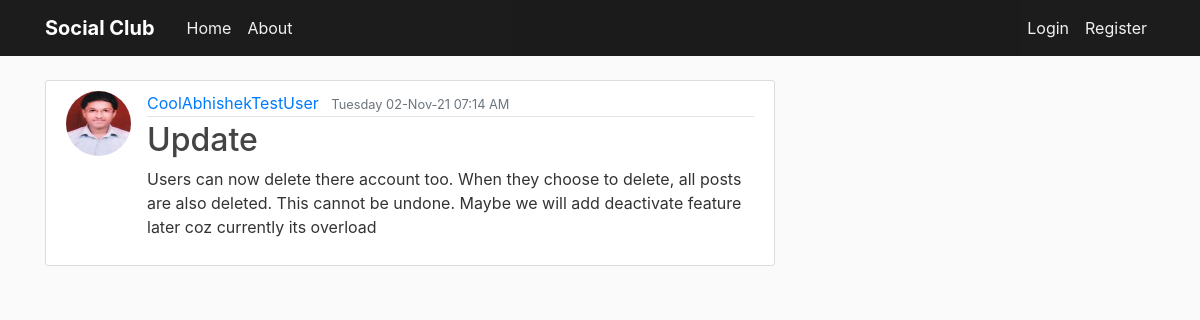
/post/6, run on the app's committed database.
### flaskblog/models.py (models this page shows, shortened)
class User(db.Model,UserMixin):
    id = db.Column(db.Integer, primary_key=True)
    username = db.Column(db.String(20), unique=True, nullable=False)
    email = db.Column(db.String(120), unique=True, nullable=False)
    image_file = db.Column(db.String(20), nullable=False,
                           default='default.jpg')
    password = db.Column(db.String(60), nullable=False)
    date_of_join = db.Column(db.DateTime,default=datetime.utcnow())
    posts = db.relationship('Post', backref='author', lazy=True)

class Post(db.Model):
    id = db.Column(db.Integer, primary_key=True)
    title = db.Column(db.String(100), nullable=False)
    date_posted = db.Column(db.DateTime, nullable=False,
                            default=datetime.utcnow)
    content = db.Column(db.Text, nullable=False)
    user_id = db.Column(db.Integer, db.ForeignKey('user.id'), nullable=False)
    post_edited = db.Column(db.Boolean,unique=False, default=False)

### flaskblog/posts/routes.py (the view)
@posts.route('/post/<int:post_id>')
def post(post_id):
    post = Post.query.get_or_404(post_id)
    return render_template('post.html',title=post.title,post=post,timezone=timezone)

### flaskblog/templates/post.html (shortened to what this page needs)
{% extends "layout.html" %}
{% block content %}
<article class="media content-section">
    <image class ="rounded-circle article-img" src ="{{url_for('static',filename='profile_pics/'+post.author.image_file)}}"></image>
    <div class="media-body">
        <div class="article-metadata">
            <a class="mr-2" href="#">{{ post.author.username }}</a>
            {%if post.post_edited %}
            <small class="text-muted">{{ post.date_posted.replace(tzinfo=timezone.utc).astimezone(tz=None).strftime('%A %d-%b-%y %I:%M %p') }} (Edited)</small>
            {%else%}
            <small class="text-muted">{{ post.date_posted.replace(tzinfo=timezone.utc).astimezone(tz=None).strftime('%A %d-%b-%y %I:%M %p') }}</small>
            {%endif%}
        </div>
        <h2 class = "article-title">{{ post.title }}</h2>
        <p class="article-content">{{ post.content }}</p>
    </div>
</article>
{% endblock content %}

### flaskblog/static/main.css (style rules this page uses)
body { background: #fafafa; color: #333333; margin-top: 5rem; }
h1, h2, h3, h4, h5, h6 { color: #444444; }
.content-section { background: #ffffff; padding: 10px 20px; border: 1px solid #dddddd; border-radius: 3px; margin-bottom: 20px; }
.article-title { color: #444444; }
.article-content { white-space: pre-line; }
.article-img { height: 65px; width: 65px; margin-right: 16px; }
.article-metadata { padding-bottom: 1px; margin-bottom: 4px; border-bottom: 1px solid #e3e3e3 }

### data on the page
User: image_file (picture), author.username "CoolAbhishekTestUser"
Post: date_posted.replace "Tuesday 02-Nov-21 07:14 AM", title "Update", content "Users can now delete there account too. When they choose to delete, all posts are also deleted. This cannot be undone. Maybe we will add deactivate feature later coz currently its overload"
